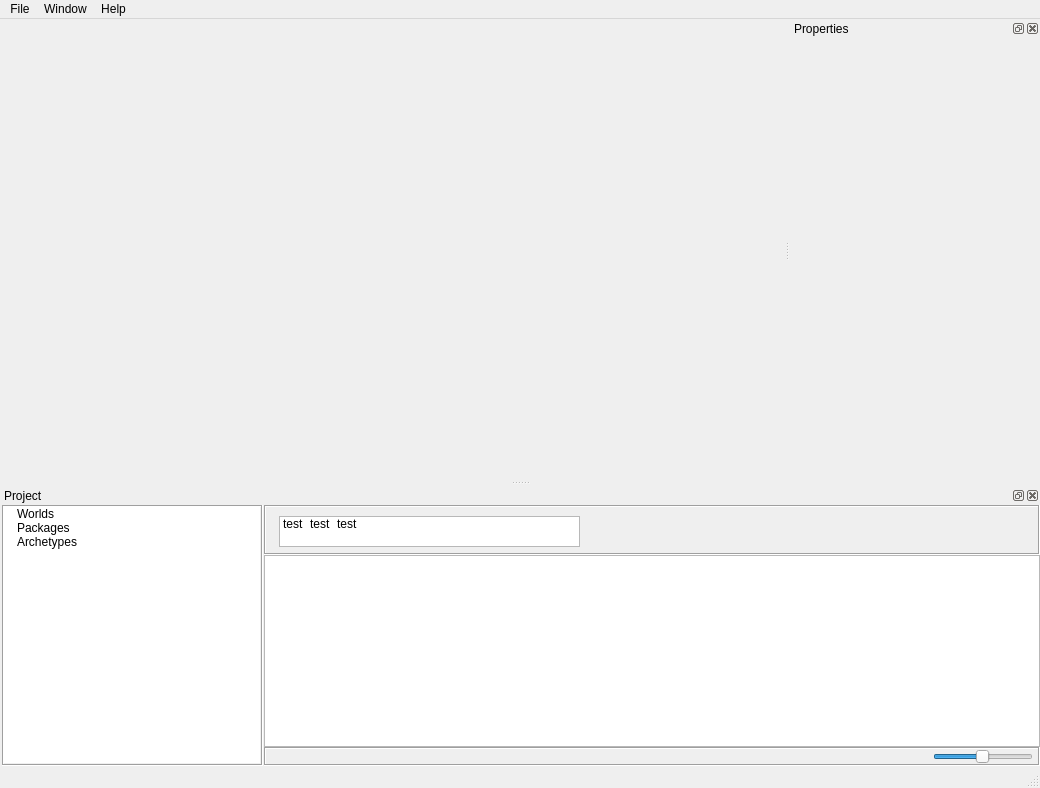
<?xml version="1.0" encoding="UTF-8"?>
<ui version="4.0">
 <class>SamBox</class>
 <widget class="QMainWindow" name="SamBox">
  <property name="windowModality">
   <enum>Qt::NonModal</enum>
  </property>
  <property name="geometry">
   <rect>
    <x>0</x>
    <y>0</y>
    <width>1040</width>
    <height>788</height>
   </rect>
  </property>
  <property name="sizePolicy">
   <sizepolicy hsizetype="Minimum" vsizetype="Preferred">
    <horstretch>0</horstretch>
    <verstretch>0</verstretch>
   </sizepolicy>
  </property>
  <property name="baseSize">
   <size>
    <width>0</width>
    <height>0</height>
   </size>
  </property>
  <property name="windowTitle">
   <string>SamBox</string>
  </property>
  <property name="toolButtonStyle">
   <enum>Qt::ToolButtonTextOnly</enum>
  </property>
  <property name="documentMode">
   <bool>false</bool>
  </property>
  <property name="tabShape">
   <enum>QTabWidget::Rounded</enum>
  </property>
  <property name="dockNestingEnabled">
   <bool>true</bool>
  </property>
  <property name="dockOptions">
   <set>QMainWindow::AllowNestedDocks|QMainWindow::AllowTabbedDocks|QMainWindow::AnimatedDocks</set>
  </property>
  <widget class="QWidget" name="centralWidget">
   <property name="sizePolicy">
    <sizepolicy hsizetype="Expanding" vsizetype="Expanding">
     <horstretch>0</horstretch>
     <verstretch>0</verstretch>
    </sizepolicy>
   </property>
   <property name="minimumSize">
    <size>
     <width>0</width>
     <height>0</height>
    </size>
   </property>
   <property name="maximumSize">
    <size>
     <width>16777215</width>
     <height>16777215</height>
    </size>
   </property>
   <layout class="QVBoxLayout" name="verticalLayout_3" stretch="0,1">
    <item>
     <widget class="QFrame" name="frame_4">
      <property name="frameShape">
       <enum>QFrame::StyledPanel</enum>
      </property>
      <property name="frameShadow">
       <enum>QFrame::Raised</enum>
      </property>
     </widget>
    </item>
    <item>
     <widget class="sam::box::qt::CRendererWidget" name="scene" native="true"/>
    </item>
   </layout>
  </widget>
  <widget class="QMenuBar" name="menuBar">
   <property name="geometry">
    <rect>
     <x>0</x>
     <y>0</y>
     <width>1040</width>
     <height>21</height>
    </rect>
   </property>
   <widget class="QMenu" name="menuFile">
    <property name="title">
     <string>File</string>
    </property>
    <addaction name="actionTest"/>
    <addaction name="actionOpen_World"/>
    <addaction name="separator"/>
    <addaction name="actionNew_Project"/>
    <addaction name="actionOpen_Project"/>
    <addaction name="separator"/>
    <addaction name="actionExit"/>
   </widget>
   <widget class="QMenu" name="menuWindow">
    <property name="title">
     <string>Window</string>
    </property>
    <addaction name="actionScene"/>
    <addaction name="actionGame"/>
    <addaction name="actionAssets"/>
    <addaction name="actionConsole"/>
   </widget>
   <widget class="QMenu" name="menuHelp">
    <property name="title">
     <string>Help</string>
    </property>
    <addaction name="actionAbout"/>
   </widget>
   <addaction name="menuFile"/>
   <addaction name="menuWindow"/>
   <addaction name="menuHelp"/>
  </widget>
  <widget class="QDockWidget" name="projectDock">
   <property name="enabled">
    <bool>true</bool>
   </property>
   <property name="sizePolicy">
    <sizepolicy hsizetype="Preferred" vsizetype="Preferred">
     <horstretch>0</horstretch>
     <verstretch>0</verstretch>
    </sizepolicy>
   </property>
   <property name="minimumSize">
    <size>
     <width>1037</width>
     <height>242</height>
    </size>
   </property>
   <property name="autoFillBackground">
    <bool>false</bool>
   </property>
   <property name="features">
    <set>QDockWidget::AllDockWidgetFeatures</set>
   </property>
   <property name="windowTitle">
    <string>Project</string>
   </property>
   <attribute name="dockWidgetArea">
    <number>8</number>
   </attribute>
   <widget class="QWidget" name="assetsDockWidgetContents">
    <property name="sizePolicy">
     <sizepolicy hsizetype="Expanding" vsizetype="Expanding">
      <horstretch>0</horstretch>
      <verstretch>0</verstretch>
     </sizepolicy>
    </property>
    <property name="maximumSize">
     <size>
      <width>16777215</width>
      <height>16777215</height>
     </size>
    </property>
    <property name="autoFillBackground">
     <bool>false</bool>
    </property>
    <layout class="QGridLayout" name="gridLayout_2">
     <property name="leftMargin">
      <number>2</number>
     </property>
     <property name="topMargin">
      <number>0</number>
     </property>
     <property name="rightMargin">
      <number>0</number>
     </property>
     <property name="bottomMargin">
      <number>0</number>
     </property>
     <property name="spacing">
      <number>0</number>
     </property>
     <item row="0" column="0">
      <widget class="QSplitter" name="assetsSplitter">
       <property name="sizePolicy">
        <sizepolicy hsizetype="Preferred" vsizetype="Preferred">
         <horstretch>0</horstretch>
         <verstretch>0</verstretch>
        </sizepolicy>
       </property>
       <property name="lineWidth">
        <number>0</number>
       </property>
       <property name="orientation">
        <enum>Qt::Horizontal</enum>
       </property>
       <property name="handleWidth">
        <number>1</number>
       </property>
       <property name="childrenCollapsible">
        <bool>false</bool>
       </property>
       <widget class="QFrame" name="assetsListFrame">
        <property name="sizePolicy">
         <sizepolicy hsizetype="Minimum" vsizetype="Preferred">
          <horstretch>0</horstretch>
          <verstretch>0</verstretch>
         </sizepolicy>
        </property>
        <property name="minimumSize">
         <size>
          <width>100</width>
          <height>0</height>
         </size>
        </property>
        <property name="maximumSize">
         <size>
          <width>16777215</width>
          <height>16777215</height>
         </size>
        </property>
        <property name="baseSize">
         <size>
          <width>100</width>
          <height>0</height>
         </size>
        </property>
        <property name="frameShape">
         <enum>QFrame::Box</enum>
        </property>
        <property name="frameShadow">
         <enum>QFrame::Sunken</enum>
        </property>
        <layout class="QGridLayout" name="gridLayout_4" columnminimumwidth="0">
         <property name="leftMargin">
          <number>0</number>
         </property>
         <property name="topMargin">
          <number>0</number>
         </property>
         <property name="rightMargin">
          <number>1</number>
         </property>
         <property name="bottomMargin">
          <number>1</number>
         </property>
         <property name="horizontalSpacing">
          <number>0</number>
         </property>
         <item row="0" column="0">
          <widget class="QTreeWidget" name="projectsTreeWidget">
           <property name="enabled">
            <bool>true</bool>
           </property>
           <property name="sizePolicy">
            <sizepolicy hsizetype="Minimum" vsizetype="Expanding">
             <horstretch>0</horstretch>
             <verstretch>0</verstretch>
            </sizepolicy>
           </property>
           <property name="minimumSize">
            <size>
             <width>100</width>
             <height>0</height>
            </size>
           </property>
           <property name="maximumSize">
            <size>
             <width>16777215</width>
             <height>16777215</height>
            </size>
           </property>
           <property name="baseSize">
            <size>
             <width>0</width>
             <height>0</height>
            </size>
           </property>
           <property name="contextMenuPolicy">
            <enum>Qt::CustomContextMenu</enum>
           </property>
           <property name="layoutDirection">
            <enum>Qt::LeftToRight</enum>
           </property>
           <property name="frameShape">
            <enum>QFrame::NoFrame</enum>
           </property>
           <property name="frameShadow">
            <enum>QFrame::Plain</enum>
           </property>
           <property name="lineWidth">
            <number>0</number>
           </property>
           <property name="midLineWidth">
            <number>0</number>
           </property>
           <property name="horizontalScrollBarPolicy">
            <enum>Qt::ScrollBarAlwaysOff</enum>
           </property>
           <property name="autoScrollMargin">
            <number>5</number>
           </property>
           <property name="indentation">
            <number>10</number>
           </property>
           <property name="rootIsDecorated">
            <bool>true</bool>
           </property>
           <property name="sortingEnabled">
            <bool>true</bool>
           </property>
           <property name="animated">
            <bool>true</bool>
           </property>
           <property name="wordWrap">
            <bool>false</bool>
           </property>
           <property name="headerHidden">
            <bool>true</bool>
           </property>
           <attribute name="headerVisible">
            <bool>false</bool>
           </attribute>
           <attribute name="headerDefaultSectionSize">
            <number>50</number>
           </attribute>
           <attribute name="headerShowSortIndicator" stdset="0">
            <bool>true</bool>
           </attribute>
           <attribute name="headerStretchLastSection">
            <bool>true</bool>
           </attribute>
           <column>
            <property name="text">
             <string>Projects</string>
            </property>
           </column>
           <item>
            <property name="text">
             <string>Worlds</string>
            </property>
            <property name="icon">
             <iconset resource="resources/icons.qrc">
              <normaloff>:/data/32x32/world.png</normaloff>:/data/32x32/world.png</iconset>
            </property>
           </item>
           <item>
            <property name="text">
             <string>Packages</string>
            </property>
            <property name="icon">
             <iconset resource="resources/icons.qrc">
              <normaloff>:/data/32x32/package.png</normaloff>:/data/32x32/package.png</iconset>
            </property>
           </item>
           <item>
            <property name="text">
             <string>Archetypes</string>
            </property>
            <property name="icon">
             <iconset resource="resources/icons.qrc">
              <normaloff>:/data/32x32/gear.png</normaloff>:/data/32x32/gear.png</iconset>
            </property>
           </item>
          </widget>
         </item>
        </layout>
       </widget>
       <widget class="QWidget" name="assetsArrayWidget" native="true">
        <property name="sizePolicy">
         <sizepolicy hsizetype="Expanding" vsizetype="Expanding">
          <horstretch>1</horstretch>
          <verstretch>0</verstretch>
         </sizepolicy>
        </property>
        <property name="minimumSize">
         <size>
          <width>100</width>
          <height>0</height>
         </size>
        </property>
        <layout class="QVBoxLayout" name="verticalLayout" stretch="0,1,0">
         <property name="spacing">
          <number>0</number>
         </property>
         <property name="leftMargin">
          <number>0</number>
         </property>
         <property name="topMargin">
          <number>0</number>
         </property>
         <property name="rightMargin">
          <number>0</number>
         </property>
         <property name="bottomMargin">
          <number>0</number>
         </property>
         <item>
          <widget class="QFrame" name="frame">
           <property name="sizePolicy">
            <sizepolicy hsizetype="Preferred" vsizetype="Fixed">
             <horstretch>0</horstretch>
             <verstretch>0</verstretch>
            </sizepolicy>
           </property>
           <property name="minimumSize">
            <size>
             <width>0</width>
             <height>50</height>
            </size>
           </property>
           <property name="frameShape">
            <enum>QFrame::Box</enum>
           </property>
           <property name="frameShadow">
            <enum>QFrame::Sunken</enum>
           </property>
           <widget class="QListWidget" name="listWidget">
            <property name="geometry">
             <rect>
              <x>15</x>
              <y>11</y>
              <width>301</width>
              <height>31</height>
             </rect>
            </property>
            <property name="flow">
             <enum>QListView::TopToBottom</enum>
            </property>
            <property name="isWrapping" stdset="0">
             <bool>true</bool>
            </property>
            <property name="layoutMode">
             <enum>QListView::SinglePass</enum>
            </property>
            <property name="viewMode">
             <enum>QListView::ListMode</enum>
            </property>
            <property name="wordWrap">
             <bool>false</bool>
            </property>
            <item>
             <property name="text">
              <string>test</string>
             </property>
            </item>
            <item>
             <property name="text">
              <string>test</string>
             </property>
            </item>
            <item>
             <property name="text">
              <string>test</string>
             </property>
            </item>
           </widget>
          </widget>
         </item>
         <item>
          <widget class="QFrame" name="frame_2">
           <property name="frameShape">
            <enum>QFrame::NoFrame</enum>
           </property>
           <property name="frameShadow">
            <enum>QFrame::Plain</enum>
           </property>
           <property name="lineWidth">
            <number>0</number>
           </property>
           <layout class="QVBoxLayout" name="verticalLayout_2">
            <property name="spacing">
             <number>0</number>
            </property>
            <property name="leftMargin">
             <number>0</number>
            </property>
            <property name="topMargin">
             <number>0</number>
            </property>
            <property name="rightMargin">
             <number>0</number>
            </property>
            <property name="bottomMargin">
             <number>0</number>
            </property>
            <item>
             <widget class="QListView" name="folderViewer">
              <property name="horizontalScrollBarPolicy">
               <enum>Qt::ScrollBarAlwaysOff</enum>
              </property>
              <property name="editTriggers">
               <set>QAbstractItemView::DoubleClicked|QAbstractItemView::EditKeyPressed</set>
              </property>
              <property name="resizeMode">
               <enum>QListView::Adjust</enum>
              </property>
              <property name="layoutMode">
               <enum>QListView::Batched</enum>
              </property>
              <property name="spacing">
               <number>2</number>
              </property>
              <property name="viewMode">
               <enum>QListView::IconMode</enum>
              </property>
              <property name="uniformItemSizes">
               <bool>true</bool>
              </property>
             </widget>
            </item>
           </layout>
          </widget>
         </item>
         <item>
          <widget class="QFrame" name="frame_3">
           <property name="sizePolicy">
            <sizepolicy hsizetype="Preferred" vsizetype="Fixed">
             <horstretch>0</horstretch>
             <verstretch>0</verstretch>
            </sizepolicy>
           </property>
           <property name="minimumSize">
            <size>
             <width>0</width>
             <height>10</height>
            </size>
           </property>
           <property name="maximumSize">
            <size>
             <width>16777215</width>
             <height>20</height>
            </size>
           </property>
           <property name="frameShape">
            <enum>QFrame::Box</enum>
           </property>
           <property name="frameShadow">
            <enum>QFrame::Sunken</enum>
           </property>
           <layout class="QHBoxLayout" name="horizontalLayout" stretch="1,0">
            <property name="spacing">
             <number>0</number>
            </property>
            <property name="leftMargin">
             <number>0</number>
            </property>
            <property name="topMargin">
             <number>0</number>
            </property>
            <property name="rightMargin">
             <number>5</number>
            </property>
            <property name="bottomMargin">
             <number>0</number>
            </property>
            <item>
             <spacer name="horizontalSpacer">
              <property name="orientation">
               <enum>Qt::Horizontal</enum>
              </property>
              <property name="sizeHint" stdset="0">
               <size>
                <width>669</width>
                <height>15</height>
               </size>
              </property>
             </spacer>
            </item>
            <item>
             <widget class="QSlider" name="folderZoomSlider">
              <property name="sizePolicy">
               <sizepolicy hsizetype="Fixed" vsizetype="Fixed">
                <horstretch>0</horstretch>
                <verstretch>0</verstretch>
               </sizepolicy>
              </property>
              <property name="minimumSize">
               <size>
                <width>100</width>
                <height>0</height>
               </size>
              </property>
              <property name="maximumSize">
               <size>
                <width>100</width>
                <height>16777215</height>
               </size>
              </property>
              <property name="minimum">
               <number>1</number>
              </property>
              <property name="maximum">
               <number>100</number>
              </property>
              <property name="value">
               <number>50</number>
              </property>
              <property name="orientation">
               <enum>Qt::Horizontal</enum>
              </property>
              <property name="invertedAppearance">
               <bool>false</bool>
              </property>
              <property name="tickPosition">
               <enum>QSlider::NoTicks</enum>
              </property>
             </widget>
            </item>
           </layout>
          </widget>
         </item>
        </layout>
       </widget>
      </widget>
     </item>
    </layout>
   </widget>
  </widget>
  <widget class="QStatusBar" name="statusBar"/>
  <widget class="QDockWidget" name="propertiesDock">
   <property name="minimumSize">
    <size>
     <width>250</width>
     <height>50</height>
    </size>
   </property>
   <property name="features">
    <set>QDockWidget::AllDockWidgetFeatures</set>
   </property>
   <property name="windowTitle">
    <string>Properties</string>
   </property>
   <attribute name="dockWidgetArea">
    <number>2</number>
   </attribute>
   <widget class="QWidget" name="propertiesContents">
    <property name="palette">
     <palette>
      <active>
       <colorrole role="Base">
        <brush brushstyle="SolidPattern">
         <color alpha="255">
          <red>255</red>
          <green>255</green>
          <blue>255</blue>
         </color>
        </brush>
       </colorrole>
       <colorrole role="Window">
        <brush brushstyle="SolidPattern">
         <color alpha="255">
          <red>203</red>
          <green>203</green>
          <blue>203</blue>
         </color>
        </brush>
       </colorrole>
      </active>
      <inactive>
       <colorrole role="Base">
        <brush brushstyle="SolidPattern">
         <color alpha="255">
          <red>255</red>
          <green>255</green>
          <blue>255</blue>
         </color>
        </brush>
       </colorrole>
       <colorrole role="Window">
        <brush brushstyle="SolidPattern">
         <color alpha="255">
          <red>203</red>
          <green>203</green>
          <blue>203</blue>
         </color>
        </brush>
       </colorrole>
      </inactive>
      <disabled>
       <colorrole role="Base">
        <brush brushstyle="SolidPattern">
         <color alpha="255">
          <red>203</red>
          <green>203</green>
          <blue>203</blue>
         </color>
        </brush>
       </colorrole>
       <colorrole role="Window">
        <brush brushstyle="SolidPattern">
         <color alpha="255">
          <red>203</red>
          <green>203</green>
          <blue>203</blue>
         </color>
        </brush>
       </colorrole>
      </disabled>
     </palette>
    </property>
    <layout class="QVBoxLayout" name="propertiesLayout" stretch="">
     <property name="spacing">
      <number>0</number>
     </property>
     <property name="leftMargin">
      <number>0</number>
     </property>
     <property name="topMargin">
      <number>0</number>
     </property>
     <property name="rightMargin">
      <number>0</number>
     </property>
     <property name="bottomMargin">
      <number>0</number>
     </property>
    </layout>
   </widget>
  </widget>
  <action name="actionNew_Project">
   <property name="text">
    <string>New Project</string>
   </property>
  </action>
  <action name="actionExit">
   <property name="text">
    <string>Exit</string>
   </property>
  </action>
  <action name="actionTest">
   <property name="text">
    <string>New World</string>
   </property>
  </action>
  <action name="actionOpen_World">
   <property name="text">
    <string>Open World</string>
   </property>
  </action>
  <action name="actionOpen_Project">
   <property name="text">
    <string>Open Project</string>
   </property>
  </action>
  <action name="actionAssets">
   <property name="text">
    <string>Project</string>
   </property>
  </action>
  <action name="actionAbout">
   <property name="text">
    <string>About</string>
   </property>
  </action>
  <action name="actionScene">
   <property name="text">
    <string>Scene</string>
   </property>
  </action>
  <action name="actionGame">
   <property name="text">
    <string>Game</string>
   </property>
  </action>
  <action name="actionConsole">
   <property name="text">
    <string>Console</string>
   </property>
  </action>
 </widget>
 <layoutdefault spacing="6" margin="11"/>
 <customwidgets>
  <customwidget>
   <class>sam::box::qt::CRendererWidget</class>
   <extends>QWidget</extends>
   <header>qt/CRendererWidget.h</header>
   <container>1</container>
  </customwidget>
 </customwidgets>
 <resources>
  <include location="resources/icons.qrc"/>
 </resources>
 <connections>
  <connection>
   <sender>actionAssets</sender>
   <signal>activated()</signal>
   <receiver>projectDock</receiver>
   <slot>show()</slot>
   <hints>
    <hint type="sourcelabel">
     <x>-1</x>
     <y>-1</y>
    </hint>
    <hint type="destinationlabel">
     <x>465</x>
     <y>553</y>
    </hint>
   </hints>
  </connection>
 </connections>
</ui>
